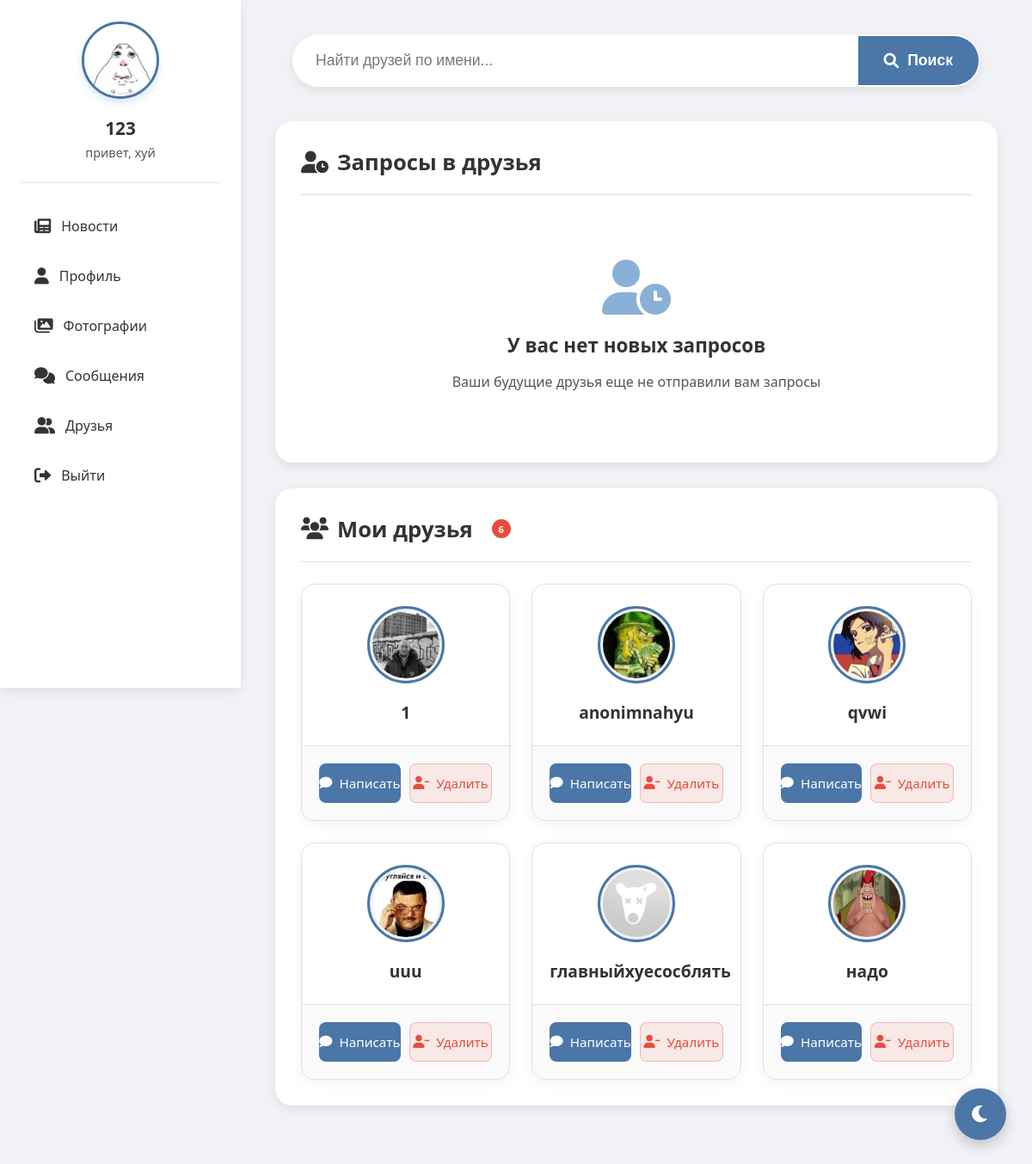
The app's page /friends (signed in), older data.
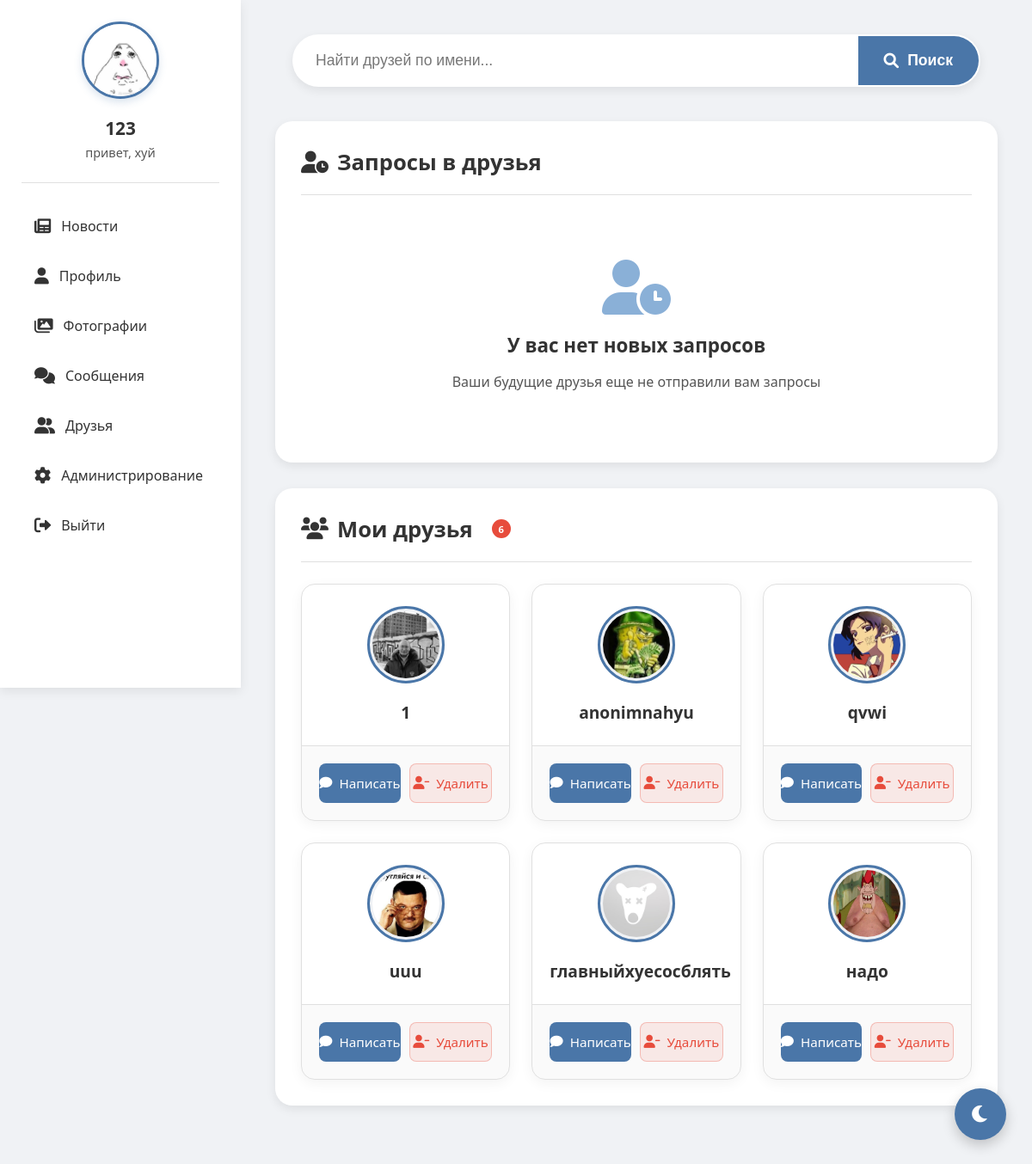
The same page, newer data.
### routes/friends.py (the view)
@bp.route('/friends', methods=['GET'])
def friends():
    if 'user_id' not in session:
        return redirect(url_for('auth.index'))
    user_id = session['user_id']
    conn = get_db()
    c = conn.cursor()
    c.execute("SELECT * FROM users WHERE id = ?", (user_id,))
    user = c.fetchone()
    c.execute('''SELECT users.id, users.username, users.avatar
                FROM friends
                JOIN users ON friends.user_id = users.id
                WHERE friends.friend_id = ? AND friends.status = 'pending' ''', (user_id,))
    requests = c.fetchall()
    c.execute('''SELECT users.id, users.username, users.avatar
                FROM friends
                JOIN users ON friends.friend_id = users.id
                WHERE friends.user_id = ? AND friends.status = 'accepted'
                UNION
                SELECT users.id, users.username, users.avatar
                FROM friends
                JOIN users ON friends.user_id = users.id
                WHERE friends.friend_id = ? AND friends.status = 'accepted'
                ORDER BY username''', (user_id, user_id))
    friends_list = c.fetchall()
    search_query = request.args.get('search', '')
    search_results = []
    if search_query:
        c.execute("SELECT id, username, avatar FROM users WHERE username LIKE ? AND id != ?",
                 (f'%{search_query}%', user_id))
        search_results = c.fetchall()
    conn.close()
    return render_template('friends.html',
                         user=user,
                         requests=requests,
                         friends=friends_list,
                         search_results=search_results,
                         search_query=search_query)

### app.py (called while the page is built)
def _gen_csrf_token():
    import secrets
    token = session.get('_csrf_token')
    if not token:
        token = secrets.token_urlsafe(32)
        session['_csrf_token'] = token
    return token

@app.context_processor
def inject_csrf():
    return {'csrf_token': _gen_csrf_token()}

@app.before_request
def csrf_protect():
    if request.method in ('POST','PUT','PATCH','DELETE'):
        if request.path.startswith('/socket.io') or request.path.startswith('/static'):
            return None
        if request.endpoint in {'auth.index'}:
            if not session.get('_csrf_token'):
                return None
        token = None
        token = request.headers.get('X-CSRFToken') or request.headers.get('X-CSRF-Token')
        if not token:
            token = request.form.get('csrf_token') or request.args.get('csrf_token')
        if not token and request.is_json:
            try:
                token = (request.get_json(silent=True) or {}).get('csrf_token')
            except Exception:
                token = None
        if not token or token != session.get('_csrf_token'):
            return ('CSRF token missing or invalid', 400)

### templates/friends.html (shortened to what the changed rows need)
<!DOCTYPE html>
<html lang="ru">
<head>
    <link href="https://cdnjs.cloudflare.com/ajax/libs/font-awesome/6.0.0/css/all.min.css" rel="stylesheet">
</head>
<body>
    <div class="sidebar">
        <div class="nav">
                <a href="{{ url_for('feed.feed') }}">
                    <i class="fas fa-newspaper"></i> Новости
                </a>
                <a href="{{ url_for('profile.profile') }}">
                    <i class="fas fa-user"></i> Профиль
                </a>
                <a href="{{ url_for('gallery.gallery') }}">
                    <i class="fas fa-images"></i> Фотографии
                </a>
                <a href="{{ url_for('messages.messages') }}" {% if active_page == 'messages' %}class="active"{% endif %}>
                    <i class="fas fa-comments"></i> Сообщения
                </a>
                <a href="{{ url_for('friends.friends') }}" {% if active_page == 'friends' %}class="active"{% endif %}>
                    <i class="fas fa-user-friends"></i> Друзья
                </a>
                {% if user[6] == 'admin' %}
                <a href="{{ url_for('admin.admin') }}" {% if active_page == 'admin' %}class="active"{% endif %}>
                    <i class="fas fa-cog"></i> Администрирование
                </a>
                {% endif %}
                <a href="{{ url_for('static.logout') }}">
                    <i class="fas fa-sign-out-alt"></i> Выйти
                </a>
            </div>
    </div>
    <div class="content">
        <div class="section">
            <div class="section-title">
                <h2><i class="fas fa-user-clock"></i> Запросы в друзья {% if requests %}<span class="badge">{{ requests|length }}</span>{% endif %}</h2>
            </div>
        </div>
        <div class="section">
            <div class="section-title">
                <h2><i class="fas fa-users"></i> Мои друзья {% if friends %}<span class="badge">{{ friends|length }}</span>{% endif %}</h2>
            </div>
        </div>
    </div>
</body>
</html>

Row changes from the older to the newer data that the page shows:
changed users "привет, хуй": role "moderator" → "admin" (drawn)
Text that changed along with them:
text now shown: "Администрирование"
